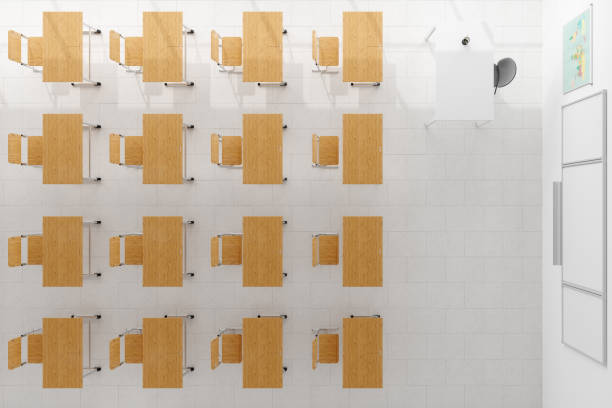
#> input picture sample_classrooms/empty_classroom.jpg, 612 x 408 px, found by its file name
$ python ConvexHull.py
#> lines starting #> are read from the running program, lines starting #| are printed output that depends on the picture; after the words box and inside, x2 and y2 are one past the last pixel; in counts of white or black regions, pixels touching at a corner belong together
import cv2
import numpy as np
import matplotlib.pyplot as plt
import os

"""This module tries making Convex Hulls around images using thresholding:
basically turning an image into a binary one by making pixels bayond a certain hue white and every other pice black.
The issue with this is most house objects are very similar colors to its surroundings.
Code was used from https://learnopencv.com/convex-hull-using-opencv-in-python-and-c/"""

img = cv2.imread("sample_classrooms/empty_classroom.jpg")
#> img is the input picture: shape (408, 612, 3); mean B, G, R 172.1, 188.5, 201.9

img_invert = cv2.bitwise_not(img)
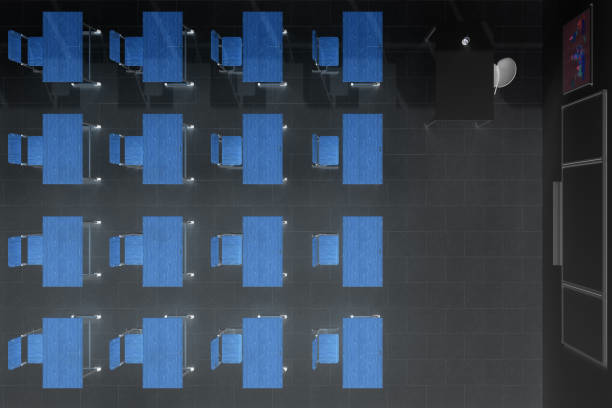
#> img_invert: shape (408, 612, 3); mean B, G, R 82.9, 66.5, 53.1
img_blur = cv2.blur(img_invert, (10, 10)) # blurs the image
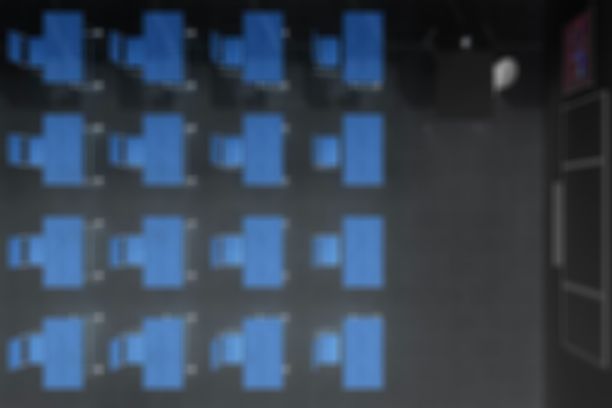
#> img_blur: shape (408, 612, 3); mean B, G, R 82.9, 66.4, 53.1

colorThres = 75
# makes a new image which turns pixels black if they're any lighter than 150 and white otherwise
ret, img_thresh = cv2.threshold(img_blur, colorThres, 255, cv2.THRESH_BINARY)
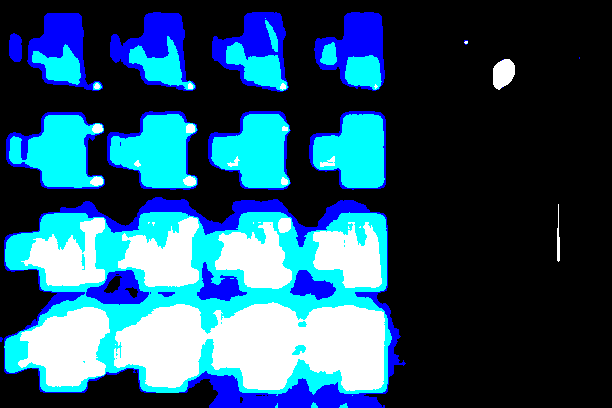
#> img_thresh: shape (408, 612, 3); mean B, G, R 106.5, 81.1, 37.2
#> ret = 75
img_gray = cv2.cvtColor(img_thresh, cv2.COLOR_BGR2GRAY) # processes image in grayscale
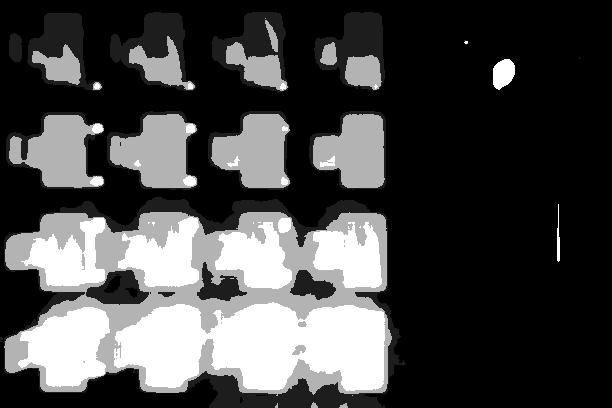
#> img_gray: shape (408, 612); min 0, max 255, mean 70.9

# from the threshold image, it finds the contours of it
contours, hierarchy = cv2.findContours(img_gray, cv2.RETR_TREE, cv2.CHAIN_APPROX_SIMPLE)
#> contours = 22 contours, 7 with area under 20; largest, box (x1, y1, x2, y2) and area: (4, 197, 406, 408) 67662, (6, 112, 105, 189) 4992, (107, 111, 198, 190) 4960, (208, 111, 291, 190) 4703, (309, 111, 386, 190) 4520

# create hull array for convex hull points
hull = []

# calculate points for each contour
for i in range(len(contours)):
    # creating convex hull object for each contour
    hull.append(cv2.convexHull(contours[i], False))
#> this loop made 22 passes
#> after the loop, hull = 22 contours, 7 with area under 20; largest, box (x1, y1, x2, y2) and area: (4, 197, 406, 408) 77519, (6, 112, 105, 189) 6266, (107, 111, 198, 190) 5936, (208, 111, 291, 190) 5344, (309, 111, 386, 190) 4956

# create an empty black image
img_hull = np.zeros((img_thresh.shape[0], img_thresh.shape[1], 3), np.uint8)

# draw contours and hull points
for i in range(len(contours)):
    color_contours = (0, 255, 0) # green - color for contours
    color = (255, 0, 0) # blue - color for convex hull
    # draw ith contour
    cv2.drawContours(img_hull, contours, i, color_contours, 1, 8, hierarchy)
    # draw ith convex hull object
    cv2.drawContours(img_hull, hull, i, color, 1, 8)
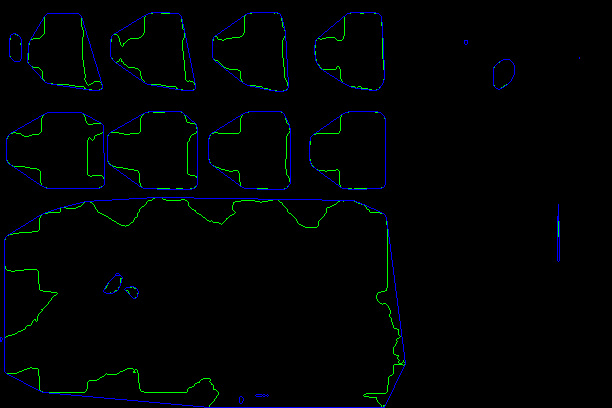
#> img_hull: shape (408, 612, 3); mean of channels 0, 1, 2 3.5, 2.6, 0; drawn as B, G, R

plt.figure(figsize=(12, 5))

# [9 lines of commented-out code are left out]

plt.subplot(1, 2, 2)
plt.imshow(img_hull)
plt.title("Hulled Image")
plt.axis("off")

plt.tight_layout()
plt.show()
